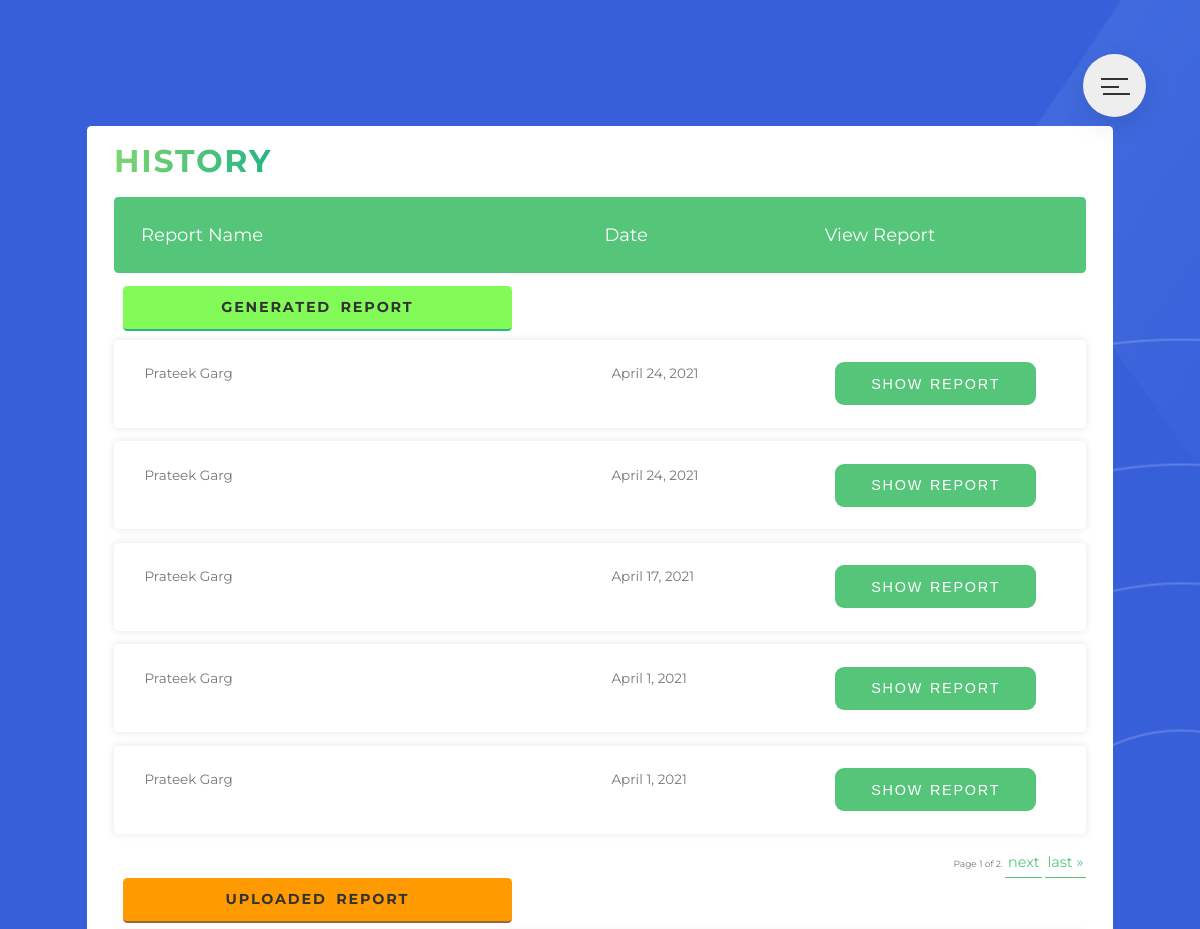
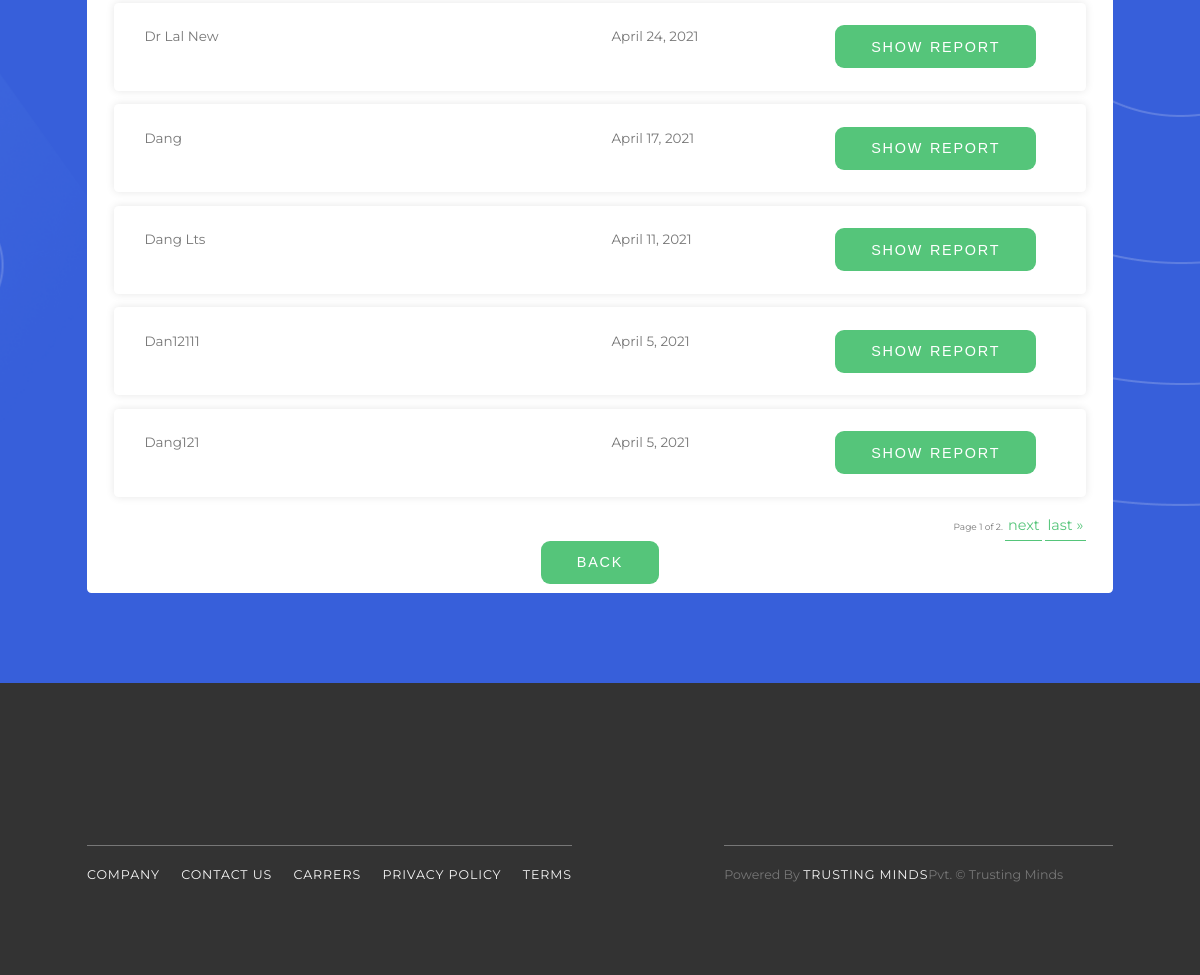
/showall/24 (signed in), run on the app's committed database (2 pictures, top to bottom).
### patient/models.py (models this page shows, shortened)
class FinalGeneratedReport(models.Model):
    patient = models.ForeignKey(to=Patient, on_delete=models.CASCADE)
    doc1 = models.ForeignKey(to=Document, on_delete=models.SET_NULL, null=True, blank=True, related_name='generatedreport_doc1')
    doc2 = models.ForeignKey(to=Document, on_delete=models.SET_NULL, null=True, blank=True, related_name='generatedreport_doc2')
    doc3 = models.ForeignKey(to=Document, on_delete=models.SET_NULL, null=True, blank=True, related_name='generatedreport_doc3')
    doc4 = models.ForeignKey(to=Document, on_delete=models.SET_NULL, null=True, blank=True, related_name='generatedreport_doc4')
    doc5 = models.ForeignKey(to=Document, on_delete=models.SET_NULL, null=True, blank=True, related_name='generatedreport_doc5')
    sectiondtext = models.TextField(max_length=255, null=True, blank=True)
    created_time = models.DateField(default=timezone.now)
    def __str__(self):
        return f"{self.patient}  "

class Patient(models.Model):
    first_name = models.CharField(max_length=55, blank=False, null=False)
    last_name = models.CharField(max_length=55, blank=False, null=False)
    email = models.EmailField(max_length=255, blank=False, null=False, unique=True)
    address = models.TextField(max_length=255, blank=True, null=True)
    postal_zip = models.IntegerField(max_length=255, blank=True, null=True)
    city = models.CharField(max_length=255, blank=True, null=True)
    country = models.CharField(max_length=255, blank=True, null=True)
    phone_number = models.IntegerField(max_length=17, blank=True, null=True) # mobile
    alternate_number = models.IntegerField(max_length=17, blank=True, null=True) # alternate
    def __str__(self) -> str:
        return f"{self.first_name} {self.last_name}"

class Document(models.Model):
    name = models.CharField(max_length=15, blank=True)
    report = models.ForeignKey(to = Report,on_delete=models.SET_NULL,null=True)
    document = models.FileField(upload_to='documents/')
    uploaded_at = models.DateField(auto_now_add=False)
    patient = models.ForeignKey(to=Patient, on_delete=models.CASCADE, unique=False)
    tesseract_data = models.TextField(blank=True,null=True)
    class Meta:
        unique_together = ('name', 'document', 'patient')
    def __str__(self) -> str:
        return f'{self.name}'

### patient/views.py (the view)
# urls.py: path('showall/<int:pk>', ShowAllReportView.as_view(), name='show-all-report'),
class ShowAllReportView(LoginRequiredMixin, View):
    template_name = 'patient/show_all_report.html'
    def get(self, request, pk):
        patient = Patient.objects.get(pk=pk)
        gen_rep = FinalGeneratedReport.objects.filter(patient__pk=pk).order_by('-pk')
        report1 = patient.document_set.all().order_by('-pk')
        paginator1 = Paginator(gen_rep, 5)
        paginator2 = Paginator(report1, 5)
        page_number = request.GET.get('page')
        page_obj1 = paginator1.get_page(page_number)
        page_obj2 = paginator2.get_page(page_number)
        context = {
            'patient':patient,
            'generated_reports':FinalGeneratedReport.objects.filter(patient__pk=pk).order_by('-pk'),
            'reports': patient.document_set.all().order_by('-pk'),
            'page_obj1':page_obj1,
            'page_obj2':page_obj2
        }
        return render(request, self.template_name, context)

### patient/templates/patient/show_all_report.html (shortened to what this page needs)
{%  extends 'patient/base2.html' %}
{% load static %}
{% load widget_tweaks %}
{% block content %}
<!DOCTYPE html>
  </head>
  <body>
    <section class="section-form__var">
      <div class="section-form-heading__var GB">
        <h1 class="heading-secondary u-margin-top-big">&nbsp;</h1>
      </div>
      <div class="container__var u-margin-bottom-big GB">
        <div>
          <h2 class="heading-secondary">History</h2>
        </div>
        <ul class="responsive-table__var GB">
          <li class="table-header__var GB">
            <div class="col__var col-1__tt__var GB">Report Name</div>
            <div class="col__var col-2__tt__var GB">Date</div>
            <div class="col__var col-3__tt__var GB">View Report</div>
          </li>
          <h3 class="heading-tertiary tt_h3_st_1">Generated Report</h3>
          {% for report in page_obj1 %}
          <li class="table-row__var GB">
            <div class="col__var col-1__tt__var GB" data-label="Label">
              {{report}}
            </div>
            <div class="col__var col-2__tt__var GB" data-label="Now">
              {{report.created_time}}
            </div>
            <div class="col col-3__tt__var GB"  __vardata-label="Label">
                <button class = "btn btn--green" onclick="window.location='{% url "show-saved-report" report.id patient.id %}';">
                    Show Report
                </button>
            </div>
          </li>
          {% endfor%}
          <div class="pagination" style = "display:grid; text-align:right;">
          <span class="step-links" class="form__label">
            <span  class="form__group">Page {{ page_obj1.number }} of {{ page_obj1.paginator.num_pages }}.</span>
            {% if page_obj1.has_next %}
              <a class="btn-text" href="?page={{ page_obj1.next_page_number }}">next</a>
              <a class="btn-text" href="?page={{ page_obj1.paginator.num_pages }}">last &raquo;</a>
            {% endif %}
          </span>
          </div>
          <h3 class="heading-tertiary tt_h3_st_2">Uploaded Report</h3>
          {% for report in page_obj2 %}
          <li class="table-row__var GB">
            <div class="col__var col-1__tt__var GB" data-label="Label">
              {{report | title}}
            </div>
            <div class="col__var col-2__tt__var GB" data-label="Now">
              {{report.uploaded_at}}
            </div>
            <div class="col col-3__tt__var GB" __vardata-label="Before">
              <button class="btn btn--green" onclick="window.location='{{report.document.url}}';">
                    <td>Show Report</td>
                </button>
            </div>
          </li>
        {% endfor %}
        <div class="pagination" style = "display:grid; text-align:right;">
          <span class="step-links" class="form__label">
            <span  class="form__group">Page {{ page_obj2.number }} of {{ page_obj2.paginator.num_pages }}.</span>
            {% if page_obj2.has_next %}
              <a class="btn-text" href="?page={{ page_obj2.next_page_number }}">next</a>
              <a class="btn-text" href="?page={{ page_obj2.paginator.num_pages }}">last &raquo;</a>
            {% endif %}
          </span>
          </div>
        </ul>
              <center>
              <button class="btn btn--green" onclick = "window.location.href='{% url 'patient-profile' patient.id %}'">
                BACK
              </button>
            </center>
      </div>
      <div>
        <h3>&nbsp;</h3>
      </div>
    </section>
  </body>
</html>
{% endblock content %}

### patient/static/patient/css/style.css (style rules this page uses)
*, *::after, *::before { margin: 0; padding: 0; box-sizing: inherit; }
html { font-size: 62.5%; }
@media only screen and (max-width: 75em) { html { font-size: 56.25%; } }
body { box-sizing: border-box; }
body { font-family: "Montserrat", sans-serif; font-weight: 400; line-height: 1.7; color: #777; background-color: #eeebebef; }
.heading-secondary { font-size: 3.5rem; font-weight: 700; text-transform: uppercase; letter-spacing: 0.2rem; word-spacing: 0.5rem; display: inline-block; background-image: linear-gradient(to right, #7ed56f, #28b485); -webkit-background-clip: text; background-clip: text; color: transparent; transition: all 0.5s; }
.heading-tertiary { font-size: 1.6rem; font-weight: 700; text-transform: uppercase; word-spacing: 0.4rem; }
.u-margin-bottom-big { margin-bottom: 8rem !important; }
.u-margin-top-big { margin-top: 8rem !important; }
.btn, .btn:link, .btn:visited { text-decoration: none; text-transform: uppercase; font-size: 1.6rem; letter-spacing: 0.2rem; word-spacing: 0.1rem; padding: 1.5rem 4rem; border-radius: 1rem; transition: all 0.2s; position: relative; border: none; cursor: pointer; }
.btn--green { background-color: #55c57a; color: #fff; display: inline-block; }
.btn-text:link, .btn-text:visited { font-size: 1.6rem; color: #55c57a; display: inline-block; text-decoration: none; border-bottom: 0.1rem solid #55c57a; padding: 0.3rem; transition: all 0.3s; }
.form__group:not(:last-child) { margin-bottom: 2rem; }
.section-form__var { background-image: url(../img/3.png); background-size: cover; background-position: top; }
.container__var { max-width: 114rem; margin-left: auto; margin-right: auto; padding: 1rem 3rem; background-color: #fff; border-radius: 0.5rem; }
.responsive-table__var li { margin-top: 1rem; border-radius: 0.5rem; padding: 2.5rem 3rem; display: flex; margin-bottom: 1.5rem; }
.responsive-table__var .table-header__var { background-color: #55c57a; color: #fff; font-size: 2rem; }
.responsive-table__var .table-row__var { background-color: #ffffff; box-shadow: 0px 0px 9px 0px rgba(0, 0, 0, 0.1); font-size: 1.5rem; font-weight: 400; transition: all 0.2s; cursor: pointer; justify-content: space-evenly; }
.col-1__tt__var { flex-basis: 50%; }
.col-2__tt__var { flex-basis: 24%; margin-left: 0.5rem; }
.col-3__tt__var { flex-basis: 24%; }
.tt_h3_st_1 { width: 40%; border-radius: 0.5rem; padding: 1rem; color: #333; margin: 0 1rem; background-color: #82fa58; border-bottom: 0.3rem solid #28b485; letter-spacing: 0.2rem; text-align: center; }
.tt_h3_st_2 { width: 40%; border-radius: 0.5rem; padding: 1rem; color: #333; margin: 0 1rem; background-color: #ff9a01; border-bottom: 0.3rem solid #9c6636; letter-spacing: 0.2rem; text-align: center; }

### data on the page
FinalGeneratedReport: patient.last_name "Prateek Garg", created_time "April 24, 2021"
FinalGeneratedReport: patient.last_name "Prateek Garg", created_time "April 24, 2021"
FinalGeneratedReport: patient.last_name "Prateek Garg", created_time "April 17, 2021"
FinalGeneratedReport: patient.last_name "Prateek Garg", created_time "April 1, 2021"
FinalGeneratedReport: patient.last_name "Prateek Garg", created_time "April 1, 2021"
Document: name "Dr Lal New", uploaded_at "April 24, 2021"
Document: name "Dang", uploaded_at "April 17, 2021"
Document: name "Dang Lts", uploaded_at "April 11, 2021"
Document: name "Dan12111", uploaded_at "April 5, 2021"
Document: name "Dang121", uploaded_at "April 5, 2021"

### other printed values
{{ page_obj1.number }} "1"
{{ page_obj1.paginator.num_pages }} "2"
{{ page_obj2.number }} "1"
{{ page_obj2.paginator.num_pages }} "2"
